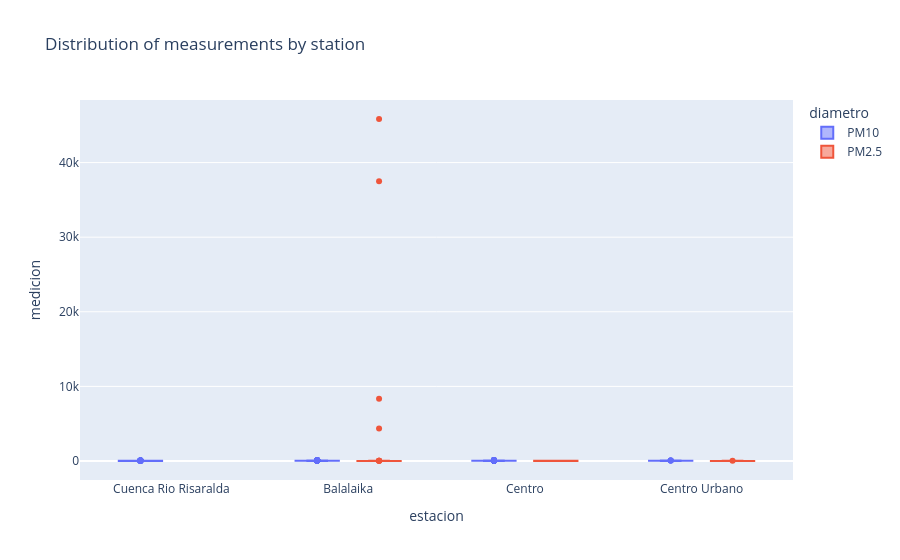

The code cell stored with this chart in its notebook:
### Markdown cell above
## Parte 4. Distribución por estación

Crea un box plot que muestre cómo cambia la medición según estación y tipo de partícula.

### Code cell
fig = px.box(
    df,
    x='estacion',
    y='medicion',
    color='diametro',
    title='Distribution of measurements by station'
)
fig.show()

### Figure 1 — Plotly figure (JSON) as saved in the notebook; plotly's stock layout.template omitted (floating-point values rounded to 4 significant figures; data arrays with more than 128 entries replaced by an {"elided": "..."} marker saying what was removed)
{"data": [{"alignmentgroup": "True", "hovertemplate": "diametro=PM10<br>estacion=%{x}<br>medicion=%{y}<extra></extra>", "legendgroup": "PM10", "marker": {"color": "#636efa"}, "name": "PM10", "notched": false, "offsetgroup": "PM10", "orientation": "v", "showlegend": true, "type": "box", "x": {"elided": "4020 str values"}, "x0": " ", "xaxis": "x", "y": {"elided": "4020 float values"}, "y0": " ", "yaxis": "y"}, {"alignmentgroup": "True", "hovertemplate": "diametro=PM2.5<br>estacion=%{x}<br>medicion=%{y}<extra></extra>", "legendgroup": "PM2.5", "marker": {"color": "#EF553B"}, "name": "PM2.5", "notched": false, "offsetgroup": "PM2.5", "orientation": "v", "showlegend": true, "type": "box", "x": {"elided": "1027 str values"}, "x0": " ", "xaxis": "x", "y": {"elided": "1027 float values"}, "y0": " ", "yaxis": "y"}], "layout": {"boxmode": "group", "legend": {"title": {"text": "diametro"}, "tracegroupgap": 0}, "title": {"text": "Distribution of measurements by station"}, "xaxis": {"anchor": "y", "domain": [0, 1], "title": {"text": "estacion"}}, "yaxis": {"anchor": "x", "domain": [0, 1], "title": {"text": "medicion"}}}}
